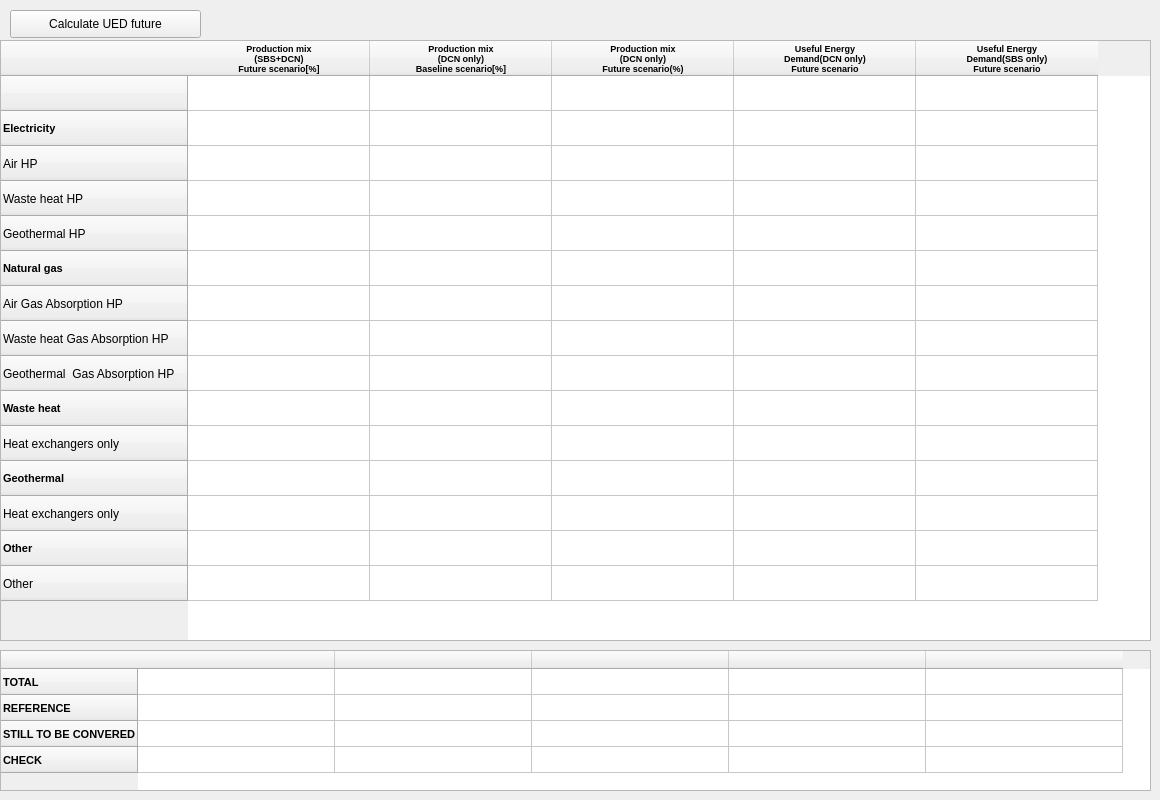
        <widget class="QWidget" name="tab_6">
         <attribute name="title">
          <string>Cooling</string>
         </attribute>
         <widget class="QTableWidget" name="table_cool">
          <property name="geometry">
           <rect>
            <x>0</x>
            <y>40</y>
            <width>1151</width>
            <height>601</height>
           </rect>
          </property>
          <attribute name="horizontalHeaderDefaultSectionSize">
           <number>182</number>
          </attribute>
          <attribute name="horizontalHeaderMinimumSectionSize">
           <number>85</number>
          </attribute>
          <attribute name="verticalHeaderDefaultSectionSize">
           <number>35</number>
          </attribute>
          <attribute name="verticalHeaderShowSortIndicator" stdset="0">
           <bool>false</bool>
          </attribute>
          <attribute name="verticalHeaderStretchLastSection">
           <bool>false</bool>
          </attribute>
          <row>
           <property name="text">
            <string/>
           </property>
          </row>
          <row>
           <property name="text">
            <string>Electricity </string>
           </property>
           <property name="font">
            <font>
             <pointsize>8</pointsize>
             <weight>75</weight>
             <bold>true</bold>
            </font>
           </property>
          </row>
          <row>
           <property name="text">
            <string>Air HP</string>
           </property>
          </row>
          <row>
           <property name="text">
            <string>Waste heat HP</string>
           </property>
          </row>
          <row>
           <property name="text">
            <string>Geothermal HP</string>
           </property>
          </row>
          <row>
           <property name="text">
            <string>Natural gas</string>
           </property>
           <property name="font">
            <font>
             <pointsize>8</pointsize>
             <weight>75</weight>
             <bold>true</bold>
            </font>
           </property>
          </row>
          <row>
           <property name="text">
            <string>Air Gas Absorption HP</string>
           </property>
          </row>
          <row>
           <property name="text">
            <string>Waste heat Gas Absorption HP</string>
           </property>
          </row>
          <row>
           <property name="text">
            <string>Geothermal  Gas Absorption HP</string>
           </property>
          </row>
          <row>
           <property name="text">
            <string>Waste heat</string>
           </property>
           <property name="font">
            <font>
             <pointsize>8</pointsize>
             <weight>75</weight>
             <bold>true</bold>
            </font>
           </property>
          </row>
          <row>
           <property name="text">
            <string>Heat exchangers only</string>
           </property>
          </row>
          <row>
           <property name="text">
            <string>Geothermal</string>
           </property>
           <property name="font">
            <font>
             <pointsize>8</pointsize>
             <weight>75</weight>
             <bold>true</bold>
            </font>
           </property>
          </row>
          <row>
           <property name="text">
            <string>Heat exchangers only </string>
           </property>
          </row>
          <row>
           <property name="text">
            <string>Other</string>
           </property>
           <property name="font">
            <font>
             <pointsize>8</pointsize>
             <weight>75</weight>
             <bold>true</bold>
            </font>
           </property>
          </row>
          <row>
           <property name="text">
            <string>Other</string>
           </property>
          </row>
          <column>
           <property name="text">
            <string>Production mix 
(SBS+DCN)
Future scenario[%]</string>
           </property>
           <property name="font">
            <font>
             <pointsize>7</pointsize>
             <weight>75</weight>
             <bold>true</bold>
            </font>
           </property>
           <property name="textAlignment">
            <set>AlignCenter</set>
           </property>
          </column>
          <column>
           <property name="text">
            <string>Production mix 
(DCN only)
Baseline scenario[%]</string>
           </property>
           <property name="font">
            <font>
             <pointsize>7</pointsize>
             <weight>75</weight>
             <bold>true</bold>
            </font>
           </property>
          </column>
          <column>
           <property name="text">
            <string>Production mix 
(DCN only)
Future scenario(%)</string>
           </property>
           <property name="font">
            <font>
             <pointsize>7</pointsize>
             <weight>75</weight>
             <bold>true</bold>
            </font>
           </property>
           <property name="textAlignment">
            <set>AlignCenter</set>
           </property>
          </column>
          <column>
           <property name="text">
            <string>Useful Energy 
Demand(DCN only)
Future scenario</string>
           </property>
           <property name="font">
            <font>
             <pointsize>7</pointsize>
             <weight>75</weight>
             <bold>true</bold>
            </font>
           </property>
          </column>
          <column>
           <property name="text">
            <string>Useful Energy 
Demand(SBS only)
Future scenario</string>
           </property>
           <property name="font">
            <font>
             <pointsize>7</pointsize>
             <weight>75</weight>
             <bold>true</bold>
            </font>
           </property>
          </column>
          <item row="0" column="0">
           <property name="text">
            <string/>
           </property>
          </item>
          <item row="0" column="1">
           <property name="text">
            <string/>
           </property>
          </item>
          <item row="0" column="2">
           <property name="text">
            <string/>
           </property>
          </item>
          <item row="0" column="3">
           <property name="text">
            <string/>
           </property>
          </item>
         </widget>
         <widget class="QPushButton" name="btn_ued_cool">
          <property name="geometry">
           <rect>
            <x>10</x>
            <y>10</y>
            <width>191</width>
            <height>28</height>
           </rect>
          </property>
          <property name="text">
           <string>Calculate UED future</string>
          </property>
         </widget>
         <widget class="QTableWidget" name="total_cool_source">
          <property name="geometry">
           <rect>
            <x>0</x>
            <y>650</y>
            <width>1151</width>
            <height>141</height>
           </rect>
          </property>
          <attribute name="horizontalHeaderDefaultSectionSize">
           <number>197</number>
          </attribute>
          <attribute name="horizontalHeaderMinimumSectionSize">
           <number>85</number>
          </attribute>
          <attribute name="verticalHeaderDefaultSectionSize">
           <number>26</number>
          </attribute>
          <attribute name="verticalHeaderMinimumSectionSize">
           <number>15</number>
          </attribute>
          <attribute name="verticalHeaderShowSortIndicator" stdset="0">
           <bool>false</bool>
          </attribute>
          <attribute name="verticalHeaderStretchLastSection">
           <bool>false</bool>
          </attribute>
          <row>
           <property name="text">
            <string>TOTAL</string>
           </property>
           <property name="font">
            <font>
             <pointsize>8</pointsize>
             <weight>75</weight>
             <bold>true</bold>
            </font>
           </property>
          </row>
          <row>
           <property name="text">
            <string>REFERENCE</string>
           </property>
           <property name="font">
            <font>
             <pointsize>8</pointsize>
             <weight>75</weight>
             <bold>true</bold>
            </font>
           </property>
          </row>
          <row>
           <property name="text">
            <string>STILL TO BE CONVERED</string>
           </property>
           <property name="font">
            <font>
             <pointsize>8</pointsize>
             <weight>75</weight>
             <bold>true</bold>
            </font>
           </property>
          </row>
          <row>
           <property name="text">
            <string>CHECK</string>
           </property>
           <property name="font">
            <font>
             <pointsize>8</pointsize>
             <weight>75</weight>
             <bold>true</bold>
            </font>
           </property>
          </row>
          <column>
           <property name="text">
            <string/>
           </property>
          </column>
          <column>
           <property name="text">
            <string/>
           </property>
          </column>
          <column>
           <property name="text">
            <string/>
           </property>
          </column>
          <column>
           <property name="text">
            <string/>
           </property>
          </column>
          <column>
           <property name="text">
            <string/>
           </property>
          </column>
         </widget>
        </widget>
